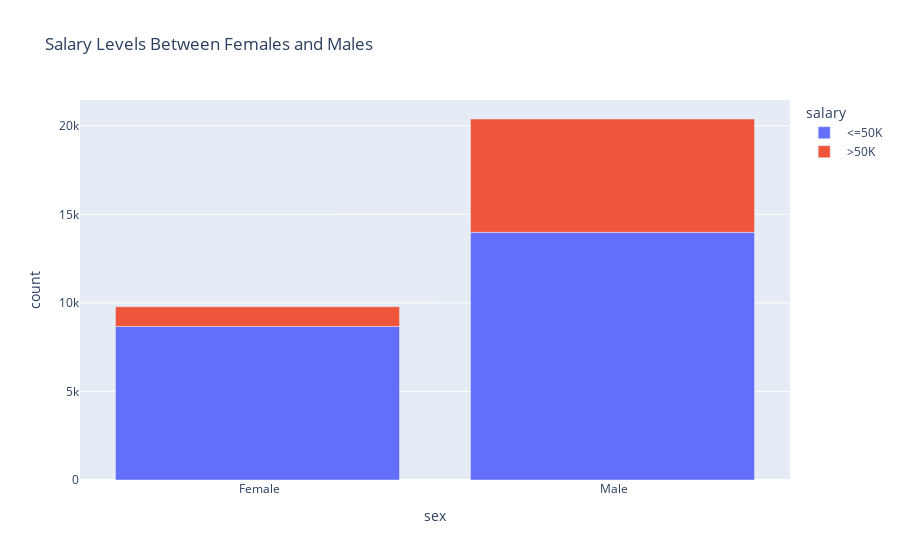

Notebook source saved alongside this figure:
### Markdown cell above
### Question 2

Is there a noticable trend between a person’s salary and their sex? What about their
race?

### Code cell
# Q2 Part 1)

# calculate total count of salary category by sex
counts = adult_df.groupby(['sex', 'salary']).size().reset_index(name='count')

# stacked bar chart
fig_2a = px.bar(counts, x='sex', y='count', color='salary',
                title="Salary Levels Between Females and Males")
fig_2a.show()

### Figure 1 — Plotly figure (JSON) as saved in the notebook; plotly's stock layout.template omitted (floating-point values rounded to 4 significant figures)
{"data": [{"alignmentgroup": "True", "hovertemplate": "salary= <=50K<br>sex=%{x}<br>count=%{y}<extra></extra>", "legendgroup": " <=50K", "marker": {"color": "#636efa", "pattern": {"shape": ""}}, "name": " <=50K", "offsetgroup": " <=50K", "orientation": "v", "showlegend": true, "textposition": "auto", "type": "bar", "x": [" Female", " Male"], "xaxis": "x", "y": [8670, 13984], "yaxis": "y"}, {"alignmentgroup": "True", "hovertemplate": "salary= >50K<br>sex=%{x}<br>count=%{y}<extra></extra>", "legendgroup": " >50K", "marker": {"color": "#EF553B", "pattern": {"shape": ""}}, "name": " >50K", "offsetgroup": " >50K", "orientation": "v", "showlegend": true, "textposition": "auto", "type": "bar", "x": [" Female", " Male"], "xaxis": "x", "y": [1112, 6396], "yaxis": "y"}], "layout": {"barmode": "relative", "legend": {"title": {"text": "salary"}, "tracegroupgap": 0}, "title": {"text": "Salary Levels Between Females and Males"}, "xaxis": {"anchor": "y", "domain": [0, 1], "title": {"text": "sex"}}, "yaxis": {"anchor": "x", "domain": [0, 1], "title": {"text": "count"}}}}
